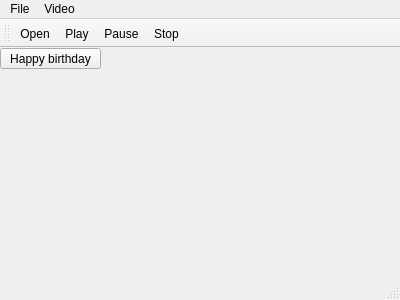
<?xml version="1.0" encoding="UTF-8"?>
<ui version="4.0">
 <class>MainWindow</class>
 <widget class="QMainWindow" name="MainWindow">
  <property name="geometry">
   <rect>
    <x>0</x>
    <y>0</y>
    <width>400</width>
    <height>300</height>
   </rect>
  </property>
  <property name="windowTitle">
   <string>MainWindow</string>
  </property>
  <widget class="QWidget" name="centralWidget">
   <widget class="QPushButton" name="happybirthday">
    <property name="geometry">
     <rect>
      <x>0</x>
      <y>0</y>
      <width>101</width>
      <height>21</height>
     </rect>
    </property>
    <property name="text">
     <string>Happy birthday</string>
    </property>
   </widget>
  </widget>
  <widget class="QMenuBar" name="menuBar">
   <property name="geometry">
    <rect>
     <x>0</x>
     <y>0</y>
     <width>400</width>
     <height>21</height>
    </rect>
   </property>
   <widget class="QMenu" name="menuFile">
    <property name="title">
     <string>File</string>
    </property>
    <addaction name="actionOpen"/>
   </widget>
   <widget class="QMenu" name="menuVideo">
    <property name="title">
     <string>Video</string>
    </property>
    <addaction name="actionPlay"/>
    <addaction name="actionPause"/>
    <addaction name="actionStop"/>
   </widget>
   <addaction name="menuFile"/>
   <addaction name="menuVideo"/>
  </widget>
  <widget class="QToolBar" name="mainToolBar">
   <attribute name="toolBarArea">
    <enum>TopToolBarArea</enum>
   </attribute>
   <attribute name="toolBarBreak">
    <bool>false</bool>
   </attribute>
   <addaction name="actionOpen"/>
   <addaction name="actionPlay"/>
   <addaction name="actionPause"/>
   <addaction name="actionStop"/>
  </widget>
  <widget class="QStatusBar" name="statusBar"/>
  <action name="actionOpen">
   <property name="icon">
    <iconset resource="resources.qrc">
     <normaloff>:/images/icons/file.PNG</normaloff>:/images/icons/file.PNG</iconset>
   </property>
   <property name="text">
    <string>Open</string>
   </property>
   <property name="toolTip">
    <string>Open A File</string>
   </property>
  </action>
  <action name="actionPlay">
   <property name="icon">
    <iconset resource="resources.qrc">
     <normaloff>:/images/icons/play.PNG</normaloff>:/images/icons/play.PNG</iconset>
   </property>
   <property name="text">
    <string>Play</string>
   </property>
   <property name="toolTip">
    <string>Play the media file</string>
   </property>
  </action>
  <action name="actionPause">
   <property name="icon">
    <iconset resource="resources.qrc">
     <normaloff>:/images/icons/pause.PNG</normaloff>:/images/icons/pause.PNG</iconset>
   </property>
   <property name="text">
    <string>Pause</string>
   </property>
   <property name="toolTip">
    <string>Pause the media file</string>
   </property>
  </action>
  <action name="actionStop">
   <property name="icon">
    <iconset resource="resources.qrc">
     <normaloff>:/images/icons/stop.PNG</normaloff>:/images/icons/stop.PNG</iconset>
   </property>
   <property name="text">
    <string>Stop</string>
   </property>
   <property name="toolTip">
    <string>Stop the media file</string>
   </property>
  </action>
 </widget>
 <layoutdefault spacing="6" margin="11"/>
 <resources>
  <include location="resources.qrc"/>
 </resources>
 <connections/>
</ui>
